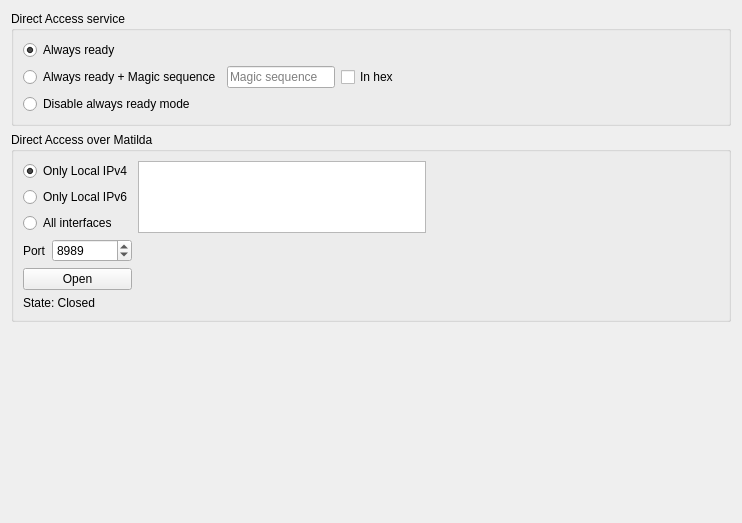
                  <widget class="QWidget" name="page_24">
                   <layout class="QVBoxLayout" name="verticalLayout_27">
                    <item>
                     <widget class="QGroupBox" name="groupBox_22">
                      <property name="title">
                       <string>Direct Access service</string>
                      </property>
                      <layout class="QGridLayout" name="gridLayout_29">
                       <item row="1" column="3" rowspan="2">
                        <spacer name="horizontalSpacer_34">
                         <property name="orientation">
                          <enum>Qt::Horizontal</enum>
                         </property>
                         <property name="sizeHint" stdset="0">
                          <size>
                           <width>320</width>
                           <height>20</height>
                          </size>
                         </property>
                        </spacer>
                       </item>
                       <item row="0" column="0">
                        <widget class="QRadioButton" name="rbDasAlwaysOn">
                         <property name="text">
                          <string>Always ready</string>
                         </property>
                         <property name="checked">
                          <bool>true</bool>
                         </property>
                        </widget>
                       </item>
                       <item row="1" column="0">
                        <widget class="QRadioButton" name="rbDasAlwaysOnMgc">
                         <property name="text">
                          <string>Always ready + Magic sequence</string>
                         </property>
                        </widget>
                       </item>
                       <item row="1" column="1">
                        <widget class="QLineEdit" name="leDasAlwaysOnMS">
                         <property name="maxLength">
                          <number>500</number>
                         </property>
                         <property name="placeholderText">
                          <string>Magic sequence</string>
                         </property>
                         <property name="clearButtonEnabled">
                          <bool>true</bool>
                         </property>
                        </widget>
                       </item>
                       <item row="2" column="0">
                        <widget class="QRadioButton" name="rbDasAlwaysOff">
                         <property name="text">
                          <string>Disable always ready mode</string>
                         </property>
                        </widget>
                       </item>
                       <item row="1" column="2">
                        <widget class="QCheckBox" name="cbDasAlwaysInHex">
                         <property name="text">
                          <string>In hex</string>
                         </property>
                        </widget>
                       </item>
                      </layout>
                     </widget>
                    </item>
                    <item>
                     <widget class="QGroupBox" name="groupBox_21">
                      <property name="title">
                       <string>Direct Access over Matilda</string>
                      </property>
                      <layout class="QGridLayout" name="gridLayout_28">
                       <item row="0" column="0">
                        <widget class="QRadioButton" name="rbOnlyIPv4">
                         <property name="text">
                          <string>Only Local IPv4</string>
                         </property>
                         <property name="checked">
                          <bool>true</bool>
                         </property>
                        </widget>
                       </item>
                       <item row="1" column="0">
                        <widget class="QRadioButton" name="rbOnlyIPv6">
                         <property name="text">
                          <string>Only Local IPv6</string>
                         </property>
                        </widget>
                       </item>
                       <item row="1" column="2">
                        <spacer name="horizontalSpacer_33">
                         <property name="orientation">
                          <enum>Qt::Horizontal</enum>
                         </property>
                         <property name="sizeHint" stdset="0">
                          <size>
                           <width>40</width>
                           <height>20</height>
                          </size>
                         </property>
                        </spacer>
                       </item>
                       <item row="2" column="0">
                        <widget class="QRadioButton" name="rbAllInrfc">
                         <property name="text">
                          <string>All interfaces</string>
                         </property>
                        </widget>
                       </item>
                       <item row="3" column="0">
                        <layout class="QHBoxLayout" name="horizontalLayout_23">
                         <item>
                          <widget class="QLabel" name="label_75">
                           <property name="sizePolicy">
                            <sizepolicy hsizetype="Fixed" vsizetype="Preferred">
                             <horstretch>0</horstretch>
                             <verstretch>0</verstretch>
                            </sizepolicy>
                           </property>
                           <property name="text">
                            <string>Port</string>
                           </property>
                          </widget>
                         </item>
                         <item>
                          <widget class="QSpinBox" name="sbListenPort">
                           <property name="sizePolicy">
                            <sizepolicy hsizetype="Preferred" vsizetype="Fixed">
                             <horstretch>0</horstretch>
                             <verstretch>0</verstretch>
                            </sizepolicy>
                           </property>
                           <property name="minimum">
                            <number>1000</number>
                           </property>
                           <property name="maximum">
                            <number>65534</number>
                           </property>
                           <property name="value">
                            <number>8989</number>
                           </property>
                          </widget>
                         </item>
                        </layout>
                       </item>
                       <item row="4" column="0">
                        <widget class="QPushButton" name="pbOpenCloseDA">
                         <property name="text">
                          <string>Open</string>
                         </property>
                         <property name="checkable">
                          <bool>true</bool>
                         </property>
                        </widget>
                       </item>
                       <item row="0" column="1" rowspan="3">
                        <widget class="QPlainTextEdit" name="pteDasIpList">
                         <property name="readOnly">
                          <bool>true</bool>
                         </property>
                        </widget>
                       </item>
                       <item row="5" column="0" colspan="3">
                        <widget class="QLabel" name="lblDaState">
                         <property name="text">
                          <string>State: Closed</string>
                         </property>
                        </widget>
                       </item>
                      </layout>
                     </widget>
                    </item>
                    <item>
                     <spacer name="verticalSpacer_8">
                      <property name="orientation">
                       <enum>Qt::Vertical</enum>
                      </property>
                      <property name="sizeHint" stdset="0">
                       <size>
                        <width>20</width>
                        <height>190</height>
                       </size>
                      </property>
                     </spacer>
                    </item>
                   </layout>
                  </widget>
